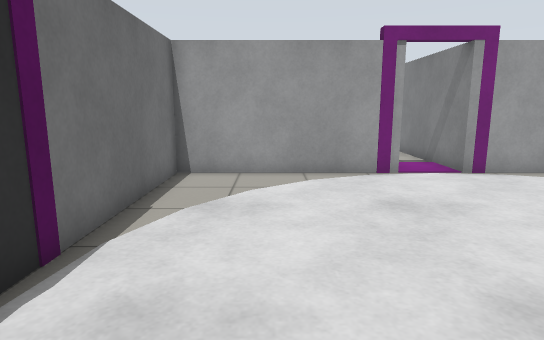
view 1 (above)

12 first-person views from a walk through a world built for the Gazebo simulator. The camera is 1 m above the floor, tilts 10° down and sees 75° across. The floor is counted in squares, 0.5 m on a side. Each view is taken from the middle of a square. On the plan, view 1 faces up. The plan holds only what a view shows up to about 19 squares ahead; the rest is blank. The place goes on beyond the plan.

view 2
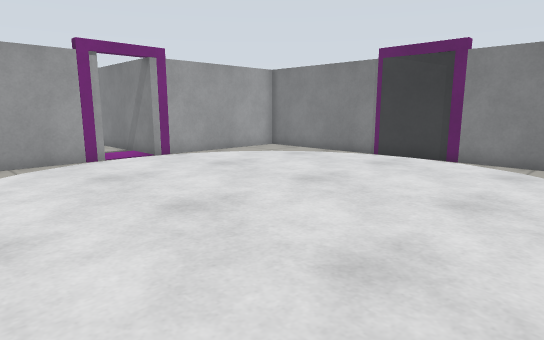

view 3
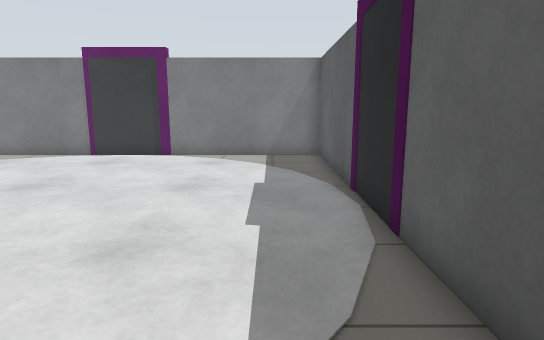

view 4
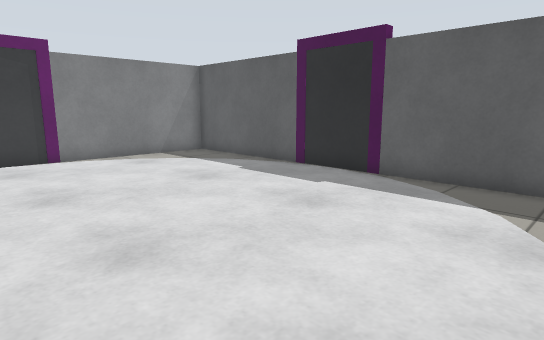

view 5
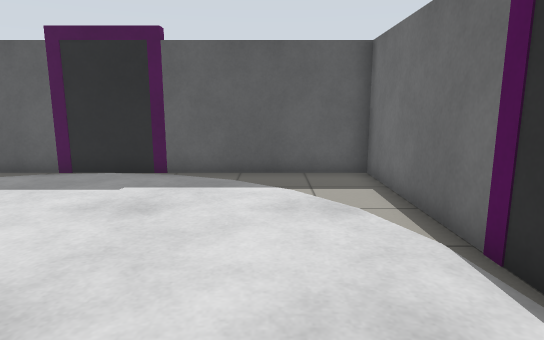

view 6
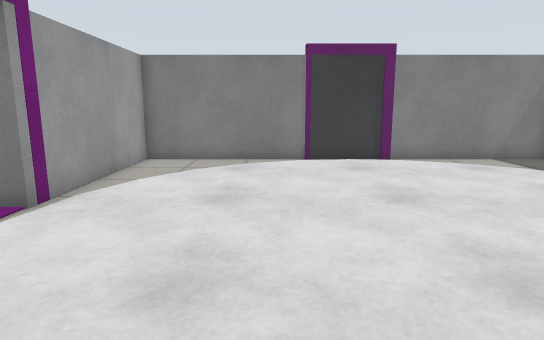

view 7
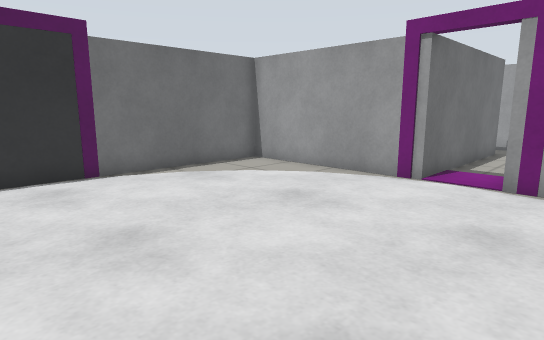

view 8
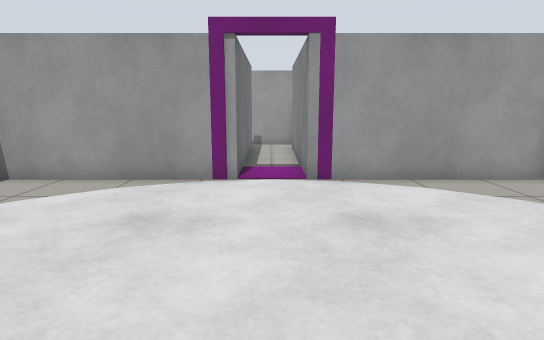

view 9
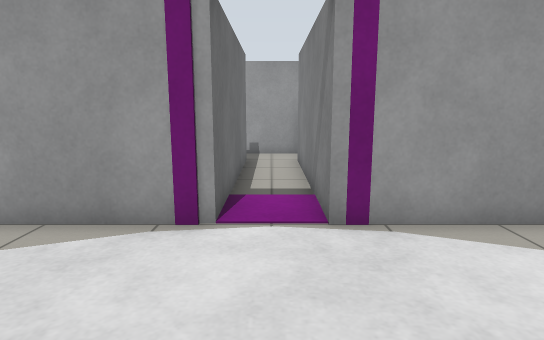

view 10
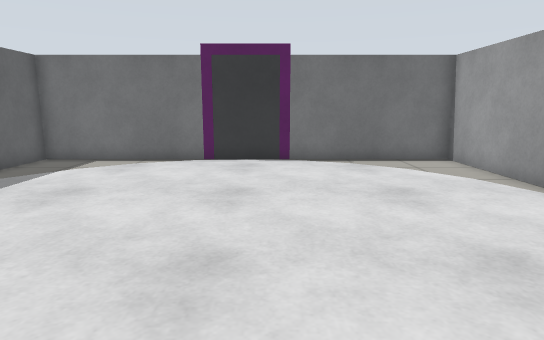

view 11
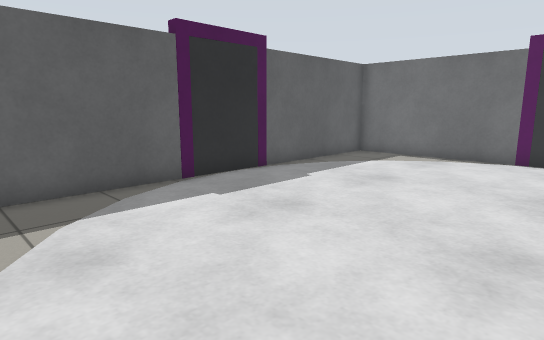

view 12
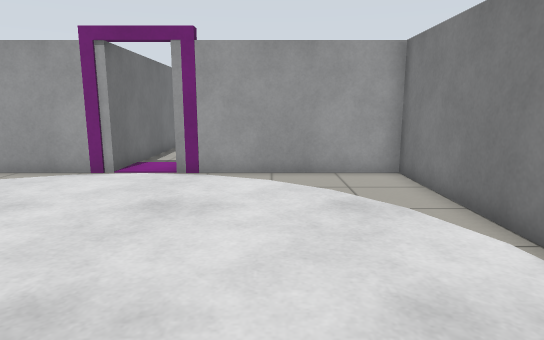

### Floor plan
Points are (right, up) in squares from view 1. A wall is a line through its corners. A room is listed if a view was taken in it or the views show most of it. See-through windows are left out.
Room 1 (views 1, 2, 3, 4, 5, 6, 7, 8, 9, 10, 11, 12)
walls: (-3, 1.4) (-3, -5) (2.6, -5); (3.4, 11) (-3, 11) (-3, 5.4); (6.6, -5) (13, -5) (13, 1.4); (13, 4.6) (13, 11) (6, 11)
ways out: opening at (5, 11)
objects: door leaf (-3, 2) to (-3, 4); other object (-3, 5); other object (3, -5); door leaf (4, -5) to (6, -5); other object (4, 11); door leaf (13, 2) to (13, 4)

Where each view was taken, in squares from view 1:
view 1: 0 up, 0 right, facing up
view 2: 3 down, 1 left, facing up-right
view 3: 3 down, 2 left, facing right
view 4: 5 up, 2 left, facing down-right
view 5: 6 up, 0 right, facing down
view 6: 6 up, 1 left, facing right
view 7: 1 up, 8 right, facing up-left
view 8: 1 up, 5 right, facing up
view 9: 5 up, 5 right, facing up
view 10: 4 up, 11 right, facing left
view 11: 4 up, 12 right, facing down-left
view 12: 0 up, 9 right, facing up
